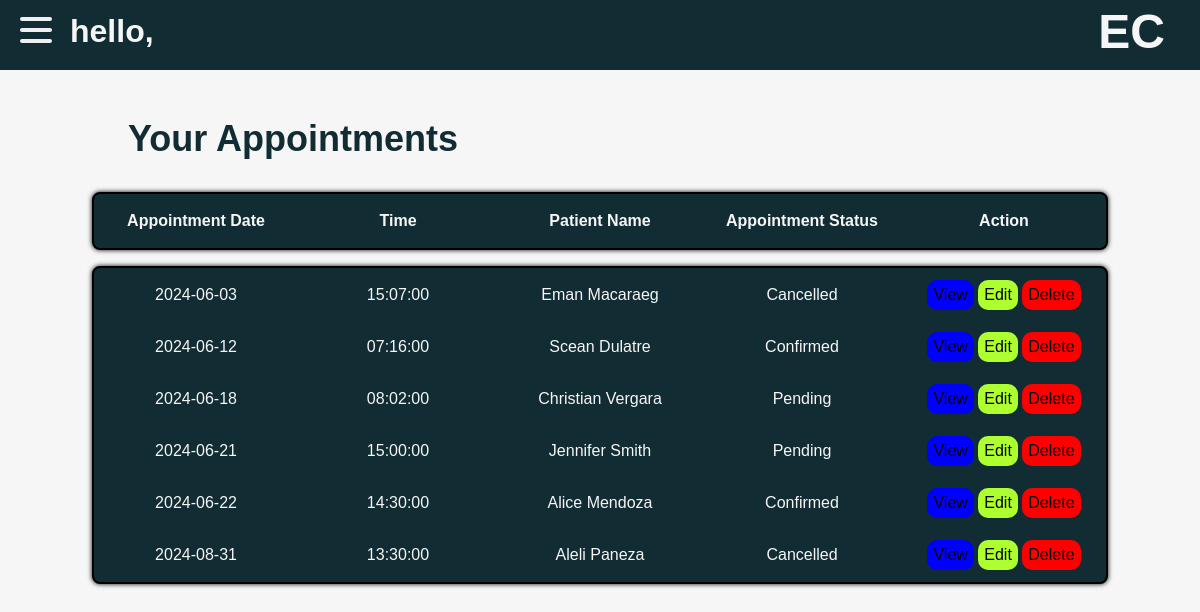
/doctor.php, run on the app's committed database.
### tables this page shows
CREATE TABLE `patients` (
  `patient_id` int(11) NOT NULL,
  `appointment_date` date NOT NULL,
  `time` time NOT NULL,
  `first_name` varchar(64) NOT NULL,
  `last_name` varchar(64) NOT NULL,
  `gender` enum('Male','Female','Prefer not to say') NOT NULL,
  `birthdate` date NOT NULL DEFAULT current_timestamp(),
  `contact_num` varchar(20) NOT NULL,
  `address` varchar(255) NOT NULL,
  `purpose` varchar(255) NOT NULL,
  `appointment_status` enum('Confirmed','Pending','Cancelled') NOT NULL DEFAULT 'Pending',
  `id` int(11) NOT NULL
);

### doctor.php (the view, shortened to what this page needs)
<?php
  $hostname = 'localhost';
  $username = 'root';
  $password = '';
  $dbname = 'ecare';
  $konek = mysqli_connect($hostname, $username, $password, $dbname);
    $result = $konek->query("SELECT * from `patients` ORDER BY patients.appointment_date, patients.time");
?>
<!DOCTYPE html>
<html lang="en">
<head>
</head>
<body>
    <div class="parent-container">
        <div class="navbar">
            <div class="container nav-container">
                <div class="hamburger-lines">
                <span class="line line1"></span>
                <span class="line line2"></span>
                <span class="line line3"></span>
                </div>
            <div class="studentName">
                <h1>hello, <?php echo $rowname['first_name'] . " " . $rowname['last_name'];?></h1>
            </div>
            <div class="title">
                <h1>EC</h1>
            </div>
            </div>
        </div>
        <div class="schedheader">
                <h1 style="color: #122C34;">Your Appointments</h1>
            </div>
        <section class="schedulearea">
            <div class="tableheader">
                <table>
                    <th>Appointment Date</th>
                    <th>Time</th>
                    <th>Patient Name</th>
                    <th>Appointment Status</th>
                    <th>Action</th>
                </table>
            </div>
            <div class="schedtable">
                <table>
                <tbody>
                <?php
                            while ($row = $result->fetch_assoc()) {
                                echo "<tr>";
                                echo "<td>" . $row['appointment_date'] . "</td>";
                                echo "<td>" . $row['time'] . "</td>";
                                echo "<td>" . $row['first_name'] ." " . $row['last_name'] . "</td>";
                                echo "<td>" . $row['appointment_status'] . "</td>";
                                echo "<td>
                                    <a href='view.php?id=" . $row['patient_id'] . "&user=" . $username . "' data-toggle='modal' data-target='#myModal' class='view'>View</a></option>
                                    <a href='edit.php?id=" . $row['patient_id'] . "&user=" . $username . "' class='edit'>Edit</a></option>
                                    <a href='doctor.php?delete=" . $row['patient_id'] . "&user=" . $username . "' class='delete'>Delete</a>
                                   </td>";
                                echo "</tr>";
                            }
                        ?>
                </tbody>
                </table>
            </div>
        </section>
    </div>
</body>
</html>

### doctor.php (style rules this page uses)
* { padding: 0; margin: 0; }
body { background-color: #f6f6f6; font-family: Helvetica; color: #122C34; }
.navbar { padding-bottom:2rem; }
.nav-container { display: flex; justify-content: space-between; align-items: center; height: 62px; }
.nav-container { display: block; position: relative; height: 70px; background-color: #122C34; }
.nav-container .hamburger-lines { display: block; height: 26px; width: 32px; position: absolute; top: 17px; left: 20px; z-index: 2; display: flex; flex-direction: column; justify-content: space-between; }
.nav-container .hamburger-lines .line { display: block; height: 4px; width: 100%; border-radius: 10px; background: #f0f0f0;; }
.nav-container .hamburger-lines .line1 { transform-origin: 0% 0%; transition: transform 0.4s ease-in-out; }
.nav-container .hamburger-lines .line2 { transition: transform 0.2s ease-in-out; }
.nav-container .hamburger-lines .line3 { transform-origin: 0% 100%; transition: transform 0.4s ease-in-out; }
.title { position: absolute; top: 4px; right: 35px; font-size: 1.5rem; color: #f6f6f6; }
.studentName { position: absolute; top: 13px; left: 70px; font-size: 1rem; color: #f6f6f6; }
.parent-container { display:flex; flex-direction:column; gap:0; }
.schedulearea { display:flex; flex-direction: column; align-items:center; gap:1rem; padding-top: 1rem; padding-bottom: 2rem; }
.schedulearea table { background-color:#122C34; color: #f6f6f6; border-radius: 8px; border: 2px solid black; box-shadow: 0 0 5px black; }
.schedulearea table th { width: 200px; height: 50px; }
.schedulearea table td { width: 200px; height: 50px; text-align: center; }
.schedheader h1 { font-size: 36px; text-align: left; margin: 1rem; margin-left: 8rem; }
.delete { display: inline-block; color: black; padding: 6px; text-decoration:none; text-align: center; background-color: red; border-radius: 10px; border:none; }
.edit { display: inline-block; color: black; padding: 6px; text-decoration:none; text-align: center; background-color: greenyellow; border-radius: 10px; border:none; }
.view { display: inline-block; color: black; padding: 6px; text-decoration:none; text-align: center; background-color: blue; border-radius: 10px; border:none; }

### data on the page
patients: appointment_date "2024-06-03", time "15:07:00", first_name "Eman", last_name "Macaraeg", appointment_status "Cancelled"
patients: appointment_date "2024-06-12", time "07:16:00", first_name "Scean", last_name "Dulatre", appointment_status "Confirmed"
patients: appointment_date "2024-06-18", time "08:02:00", first_name "Christian", last_name "Vergara", appointment_status "Pending"
patients: appointment_date "2024-06-21", time "15:00:00", first_name "Jennifer", last_name "Smith", appointment_status "Pending"
patients: appointment_date "2024-06-22", time "14:30:00", first_name "Alice", last_name "Mendoza", appointment_status "Confirmed"
patients: appointment_date "2024-08-31", time "13:30:00", first_name "Aleli", last_name "Paneza", appointment_status "Cancelled"
